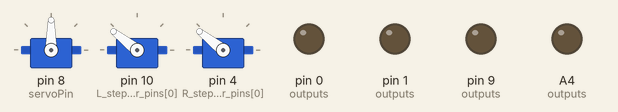
The sketch below on a simulated Arduino Uno, built with avr-gcc and run on an emulated ATmega328P. Shown: 3 × servo, output pins drawn as LEDs (lit = HIGH). Wiring (inferred from the names in the program): 2 × servo: signal pin 4 / signal pin 10. Random numbers use the default seed unless the sketch sets one; servo pulses on a pin are drawn as a servo (544–2400 µs = 0–180°); pins used as bus, display or sensor lines are not drawn.

Above: at 0.6 s.
At 3.5 s:
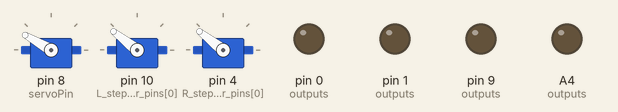
Timing chart, 0 to 5.0 s (numbered marks = the images above):
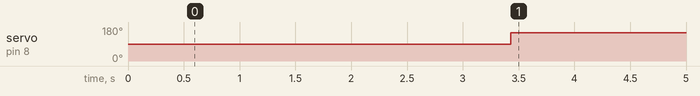

The sketch:

OSTR_snowflakes.ino
```cpp
// (licence header left out)
// [Tools] -> [Programmer] -> "USBtinyISP"
// [Tools] -> [Board] -> "Pro Trinket 3V/12 Mhz (USB)"

// Draws random patterns


#include <Servo.h>

// setup servo
int servoPin = 8;
int PEN_DOWN = 150; // angle of servo when pen is down
int PEN_UP = 90;   // angle of servo when pen is up
Servo penServo;

// robot specific parameters
float wheel_dia=52;     //   mm (increase = decrease distance
float wheel_base=73.75; //   mm (increase = spiral in)
byte leftDetector = A5;
byte leftEmitter = 0;
byte leftLED = A4;
byte rightDetector = A2;
byte rightEmitter = 9;
byte rightLED = 1;
byte button = A3;

// Stepper parameters
int steps_rev=512;      //   512 for 64x gearbox, 128 for 16x gearbox
int delay_time=2;       //   time between steps in ms
int L_stepper_pins[] = {10, 12, 13, 11};  //PB2, PB4, PB5, PB3 [wires org->pink->blue->yel]
int R_stepper_pins[] = {4, 6, 5, 3};      //PD4, PD6, PD5, PD3

//               0b76543210
byte L_seq[4] = { B00100100,  //port PB
                  B00110000,
                  B00011000,
                  B00001100};

byte R_seq[4] = { B00011000,  // port PD
                  B01001000,
                  B01100000,
                  B00110000};

// arrays to help with setup
byte inputs[] = {leftDetector, rightDetector, button};
byte outputs[] = {leftEmitter, leftLED, rightEmitter, rightLED, servoPin};


void setup() {
  randomSeed(analogRead(A3));  // randomize on floating input
  for(int pin=0; pin<4; pin++){
    pinMode(L_stepper_pins[pin], OUTPUT);
    digitalWrite(L_stepper_pins[pin], LOW);
    pinMode(R_stepper_pins[pin], OUTPUT);
    digitalWrite(R_stepper_pins[pin], LOW);
  }
  // configure inputs
  for(int input=0; input<(sizeof(inputs)/sizeof(byte)); input++){
    pinMode(inputs[input], INPUT_PULLUP);
  }
  // configure outputs
  for(int output=0; output<(sizeof(outputs)/sizeof(byte)); output++){
    pinMode(outputs[output], OUTPUT);
    digitalWrite(output, LOW);
  }
  penServo.attach(servoPin);
  penUp();
}


void spiral(int size, int angle){ // inward spiral
  while(size > 0){
    moveForward(size);
    turnRight(angle);
    size = size -2;
  }
}


void loop() {
  int length = random(40, 80);
  int petals = random(3, 8);
  int angle = random(50, 120);

  if(false){//random(0,1)){// snowflake
    penDown();
    for (int petal = 0; petal < petals; petal++) {
      for (int leg = 0; leg < 2; leg++) {
        moveForward(length);
        turnRight(angle);
        moveForward(length);
        turnRight(180 - angle);
      }
      turnRight(360/petals);
    }
  }
  else{ // petal
    angle = 75;

    // move away from center
    turnRight(45);
    moveBackward(length/2);
    turnLeft(45);

    // half size on first leg
    float size = length;
    moveForward(size * 0.25);
    penDown();
    moveForward(size * 0.75);
    turnRight(angle);
    size = size -1;

    // start the spiral
    while(size > 0){
      moveForward(size);
      turnRight(angle);
      size = size -1;
    }
  }

  penUp();
  moveForward(100); // move out of way
  done();      // releases stepper motor
  while(1);    // wait for reset
}

// ----- HELPER FUNCTIONS -----------
int step(float distance){
  float steps = distance * steps_rev / (wheel_dia * 3.1412); //24.61
  return int(steps);
}


void moveBackward(float distance){
  int steps = step(distance);
  for(int step=0; step<steps; step++){
    for(int mask=0; mask<4; mask++){
      PORTB = PORTB | L_seq[mask];
      PORTD = PORTD | R_seq[mask];
      delay(delay_time);
      PORTB = PORTB & ~L_seq[mask];
      PORTD = PORTD & ~R_seq[mask];
    }
  }
}


void moveForward(float distance){
  int steps = step(distance);
  for(int step=0; step<steps; step++){
    for(int mask=0; mask<4; mask++){
      PORTB = PORTB | L_seq[3-mask];
      PORTD = PORTD | R_seq[3-mask];
      delay(delay_time);
      PORTB = PORTB & ~L_seq[mask];
      PORTD = PORTD & ~R_seq[mask];
    }
  }
}


void turnLeft(float degrees){
  //float rotation = degrees / 360.0;
  float rotation = getNearestAngle(degrees) / 360.0;
  float distance = wheel_base * 3.1412 * rotation;
  int steps = step(distance);
  for(int step=0; step<steps; step++){
    for(int mask=0; mask<4; mask++){
      PORTB = PORTB | L_seq[3 - mask];
      PORTD = PORTD | R_seq[mask];
      delay(delay_time);
      PORTB = PORTB & ~L_seq[3 - mask];
      PORTD = PORTD & ~R_seq[mask];
    }
  }
}


void turnRight(float degrees){
  //float rotation = degrees / 360.0;
  float rotation = getNearestAngle(degrees) / 360.0;
  float distance = wheel_base * 3.1412 * rotation;
  int steps = step(distance);
  for(int step=0; step<steps; step++){
    for(int mask=0; mask<4; mask++){
      PORTB = PORTB | L_seq[mask];
      PORTD = PORTD | R_seq[3-mask];
      delay(delay_time);
      PORTB = PORTB & ~L_seq[mask];
      PORTD = PORTD & ~R_seq[3-mask];
    }
  }
}


void circle(int diameter){
  int circumference = diameter * 3.1412;
  int sides = 10+diameter/3.0;
  if(sides>20){
    sides=20;
  }
  float length = circumference / sides;
  for(int x=0; x<sides; x++){
    moveForward(length);
    turnRight(360/sides);
  }
}


void done(){ // unlock stepper to save battery
  for(int mask=0; mask<4; mask++){
    for(int pin=0; pin<4; pin++){
      digitalWrite(R_stepper_pins[pin], LOW);
      digitalWrite(L_stepper_pins[pin], LOW);
    }
  }
  penServo.write(PEN_UP - 20);
  delay(10);
  penServo.detach();
}


void penUp(){
  delay(250);
  penServo.write(PEN_UP);
  delay(250);
}


void penDown(){
  delay(250);
  penServo.write(PEN_DOWN);
  delay(250);
}


float getNearestAngle(float angle_){
  // code contributed by Instructable user PMPU_student
  /*
  Lets rotate by 58 degrees.
  turnRight(58); // rotate only by 57.631138392857146 degrees(that is the
  value that is the closest to the desired one _and_ is lesser than it).
  That means you are doing a certain amount of motor steps. But if you do
  one more step during rotation you will rotate by 58.0078125 degrees,
  which is much more precise(but it is greater than desired value, thats
  why in original code it is not picked). The thing is that original code
  always decides to rotate by value that is lesser than desired value while
  it is sometimes worse than choosing the value that is bigger.
  My code chooses from both variants, minimizing the error.
  */
  float angle = 0;
  int step = 0;
  float previousAngle = 0;
  float step_length = 3.1412 * wheel_dia / steps_rev;
  while(!(previousAngle <= angle_ && angle_ <= angle)){
    step += 1;
    previousAngle = angle;
    angle = step * step_length * 360 / (wheel_base * 3.1412) + 0.01;
    }
  float dif1 = angle_- angle;
  float dif2 = angle_- previousAngle;
  if(abs(dif1) < abs(dif2)){
    return angle;
  }else{
    return previousAngle;
  }
}


//Aliases for compatiblity with other Turtle program's commands

void forward(float distance){
  moveForward(distance);
}

void backward(float distance){
  moveBackward(distance);
}

void left(float angle){
  turnLeft(angle);
}

void right(float angle){
  turnRight(angle);
}

void penup(){
  penUp();
}

void pendown(){
  penDown();
}

void fd(float distance){
  moveForward(distance);
}

void bk(float distance){
  moveBackward(distance);
}

void lt(float angle){
  turnLeft(angle);
}

void rt(float angle){
  turnRight(angle);
}

void pu(){
  penUp();
}

void pd(){
  penDown();
}
```

Measured:
- by itself, servo on pin 8 (servoPin): 90° → 150° at 3.4 s
